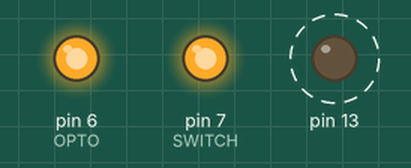
Bench run of a sketch on a simulated Arduino Uno, built with avr-gcc and run on an emulated ATmega328P. Parts: output pins drawn as LEDs (lit = HIGH). Dashed ring = blinking. Random numbers use the default seed unless the sketch sets one.

Above: at 0.15 s.
At 39.19 s:
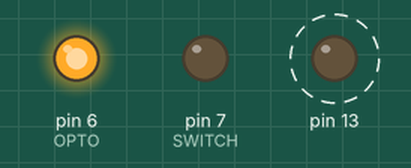
Timing chart, 0 to 40.0 s (numbered marks = the images above):
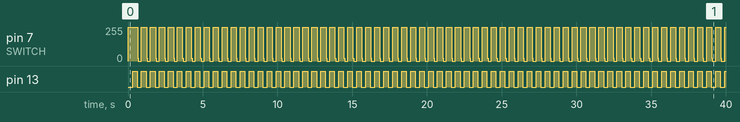

The sketch:

measure_g_tester_2.ino
```cpp
#include <MsTimer2.h>

// Switch on LED on pin 13 each second


#define OPTO 6
#define SWITCH 7

volatile int c = 0;
volatile  boolean output = HIGH;

void flash() {
  c++;
  if (c % 2 == 1) {
    digitalWrite(SWITCH, HIGH); //switch to default
    digitalWrite(OPTO, LOW); //ballStarting
    delay(10);
    digitalWrite(OPTO, HIGH);
  }
  else {
    for (int i = 0; i < 5; i++) {
      digitalWrite(SWITCH, LOW); //ballStarting
      delay(random(3,5));
      digitalWrite(SWITCH, HIGH);
      delay(random(3,5));
    }
    digitalWrite(SWITCH, LOW); //ballStop
    //digitalWrite(OPTO, HIGH); //opto to default
  }

  digitalWrite(13, output);
  output = !output;
}

void setup() {
  pinMode(OPTO, OUTPUT);
  pinMode(SWITCH, OUTPUT);
  pinMode(13, OUTPUT);

  digitalWrite(OPTO, HIGH);
  digitalWrite(SWITCH, HIGH);
  MsTimer2::set(300, flash); // 500ms period
  MsTimer2::start();
}

void loop() {
}
```

Measured:
- by itself, pin 7 (SWITCH): repeats every 0.60 s: 0/255 0.22 s, 255/255 0.34 s, 20/255 0.04 s
- by itself, pin 13: alternates HIGH for 0.31 s and LOW for 0.29 s
